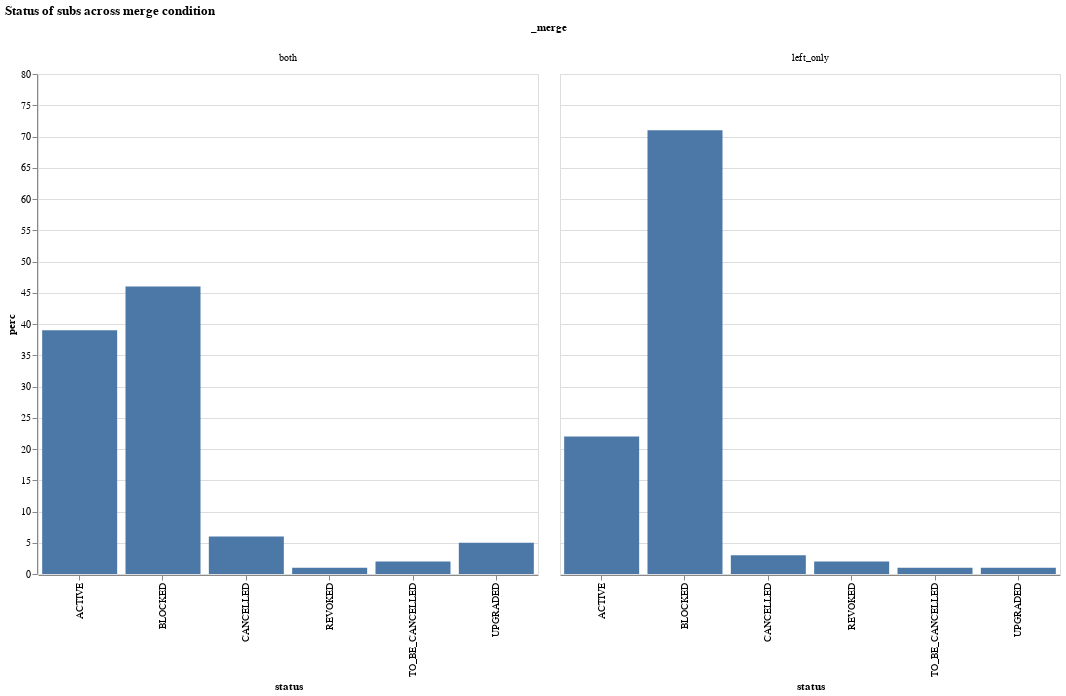

Notebook code for this chart:
### Markdown cell above
## Who are the policies that allianz does not know about?

### Code cell
import altair as alt

df = pd.read_csv("final.csv")

# df = df.loc[df["_merge"]!='both',:]

df = df.groupby(["status", "_merge"])["subscription_id"].agg("count").reset_index()
df["perc"] = round(
    100
    * df["subscription_id"]
    / df.groupby(["_merge"])["subscription_id"].transform("sum")
)

alt.Chart(df).mark_bar().encode(x="status", y="perc:Q", column="_merge").properties(
    width=500, height=500, title="Status of subs across merge condition"
)

### Figure 1 — Vega-Lite specification as saved in the notebook (floating-point values rounded to 4 significant figures)
{"config": {"view": {"continuousWidth": 400, "continuousHeight": 300}}, "data": {"name": "data-a8743bb4225a219daa2e4e2950c5418d"}, "mark": "bar", "encoding": {"column": {"type": "nominal", "field": "_merge"}, "x": {"type": "nominal", "field": "status"}, "y": {"type": "quantitative", "field": "perc"}}, "height": 500, "title": "Status of subs across merge condition", "width": 500, "$schema": "https://vega.github.io/schema/vega-lite/v4.0.2.json", "datasets": {"data-a8743bb4225a219daa2e4e2950c5418d": [{"status": "ACTIVE", "_merge": "both", "subscription_id": 183130, "perc": 39.0}, {"status": "ACTIVE", "_merge": "left_only", "subscription_id": 9459, "perc": 22.0}, {"status": "BLOCKED", "_merge": "both", "subscription_id": 213176, "perc": 46.0}, {"status": "BLOCKED", "_merge": "left_only", "subscription_id": 29755, "perc": 71.0}, {"status": "CANCELLED", "_merge": "both", "subscription_id": 28757, "perc": 6.0}, {"status": "CANCELLED", "_merge": "left_only", "subscription_id": 1185, "perc": 3.0}, {"status": "REVOKED", "_merge": "both", "subscription_id": 6868, "perc": 1.0}, {"status": "REVOKED", "_merge": "left_only", "subscription_id": 787, "perc": 2.0}, {"status": "TO_BE_CANCELLED", "_merge": "both", "subscription_id": 11120, "perc": 2.0}, {"status": "TO_BE_CANCELLED", "_merge": "left_only", "subscription_id": 609, "perc": 1.0}, {"status": "UPGRADED", "_merge": "both", "subscription_id": 21607, "perc": 5.0}, {"status": "UPGRADED", "_merge": "left_only", "subscription_id": 341, "perc": 1.0}]}}
